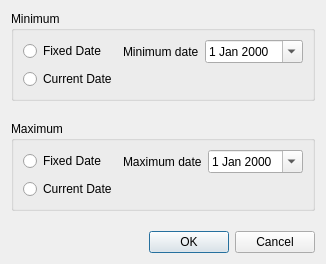
<?xml version="1.0" encoding="UTF-8"?>
<ui version="4.0">
    <class>DateProperty</class>
    <widget class="QDialog" name="DateProperty">
        <property name="geometry">
            <rect>
                <x>0</x>
                <y>0</y>
                <width>324</width>
                <height>233</height>
            </rect>
        </property>
        <property name="windowTitle">
            <string>Date properties</string>
        </property>
        <layout class="QFormLayout" name="formLayout">
            <property name="verticalSpacing">
                <number>20</number>
            </property>
            <item row="1" column="0" colspan="2">
                <widget class="QGroupBox" name="groupBox_2">
                    <property name="title">
                        <string>Maximum</string>
                    </property>
                    <layout class="QGridLayout" name="gridLayout_2">
                        <item row="0" column="0">
                            <widget class="QRadioButton" name="rbMaxFixed">
                                <property name="text">
                                    <string>Fixed Date</string>
                                </property>
                            </widget>
                        </item>
                        <item row="0" column="1">
                            <widget class="QLabel" name="label_2">
                                <property name="sizePolicy">
                                    <sizepolicy hsizetype="Fixed" vsizetype="Preferred">
                                        <horstretch>0</horstretch>
                                        <verstretch>0</verstretch>
                                    </sizepolicy>
                                </property>
                                <property name="maximumSize">
                                    <size>
                                        <width>200</width>
                                        <height>16777215</height>
                                    </size>
                                </property>
                                <property name="text">
                                    <string>Maximum date</string>
                                </property>
                            </widget>
                        </item>
                        <item row="0" column="2">
                            <widget class="QDateEdit" name="edtMaxDate">
                                <property name="sizePolicy">
                                    <sizepolicy hsizetype="Minimum" vsizetype="Fixed">
                                        <horstretch>1</horstretch>
                                        <verstretch>0</verstretch>
                                    </sizepolicy>
                                </property>
                                <property name="calendarPopup">
                                    <bool>true</bool>
                                </property>
                            </widget>
                        </item>
                        <item row="1" column="0">
                            <widget class="QRadioButton" name="rbMaxCurr">
                                <property name="text">
                                    <string>Current Date</string>
                                </property>
                            </widget>
                        </item>
                    </layout>
                </widget>
            </item>
            <item row="0" column="0" colspan="2">
                <widget class="QGroupBox" name="groupBox">
                    <property name="title">
                        <string>Minimum</string>
                    </property>
                    <layout class="QGridLayout" name="gridLayout">
                        <item row="0" column="0">
                            <widget class="QRadioButton" name="rbMinFixed">
                                <property name="text">
                                    <string>Fixed Date</string>
                                </property>
                            </widget>
                        </item>
                        <item row="0" column="1">
                            <widget class="QLabel" name="label">
                                <property name="maximumSize">
                                    <size>
                                        <width>200</width>
                                        <height>16777215</height>
                                    </size>
                                </property>
                                <property name="text">
                                    <string>Minimum date</string>
                                </property>
                            </widget>
                        </item>
                        <item row="0" column="2">
                            <widget class="QDateEdit" name="edtMinDate">
                                <property name="sizePolicy">
                                    <sizepolicy hsizetype="Minimum" vsizetype="Fixed">
                                        <horstretch>1</horstretch>
                                        <verstretch>0</verstretch>
                                    </sizepolicy>
                                </property>
                                <property name="calendarPopup">
                                    <bool>true</bool>
                                </property>
                            </widget>
                        </item>
                        <item row="1" column="0">
                            <widget class="QRadioButton" name="rbMinCurr">
                                <property name="text">
                                    <string>Current Date</string>
                                </property>
                            </widget>
                        </item>
                    </layout>
                </widget>
            </item>
            <item row="2" column="1">
                <widget class="QDialogButtonBox" name="buttonBox">
                    <property name="orientation">
                        <enum>Qt::Horizontal</enum>
                    </property>
                    <property name="standardButtons">
                        <set>QDialogButtonBox::Cancel|QDialogButtonBox::Ok</set>
                    </property>
                </widget>
            </item>
        </layout>
    </widget>
    <resources/>
    <connections>
        <connection>
            <sender>buttonBox</sender>
            <signal>accepted()</signal>
            <receiver>DateProperty</receiver>
            <slot>accept()</slot>
            <hints>
                <hint type="sourcelabel">
                    <x>248</x>
                    <y>254</y>
                </hint>
                <hint type="destinationlabel">
                    <x>157</x>
                    <y>274</y>
                </hint>
            </hints>
        </connection>
        <connection>
            <sender>buttonBox</sender>
            <signal>rejected()</signal>
            <receiver>DateProperty</receiver>
            <slot>reject()</slot>
            <hints>
                <hint type="sourcelabel">
                    <x>316</x>
                    <y>260</y>
                </hint>
                <hint type="destinationlabel">
                    <x>286</x>
                    <y>274</y>
                </hint>
            </hints>
        </connection>
    </connections>
</ui>
